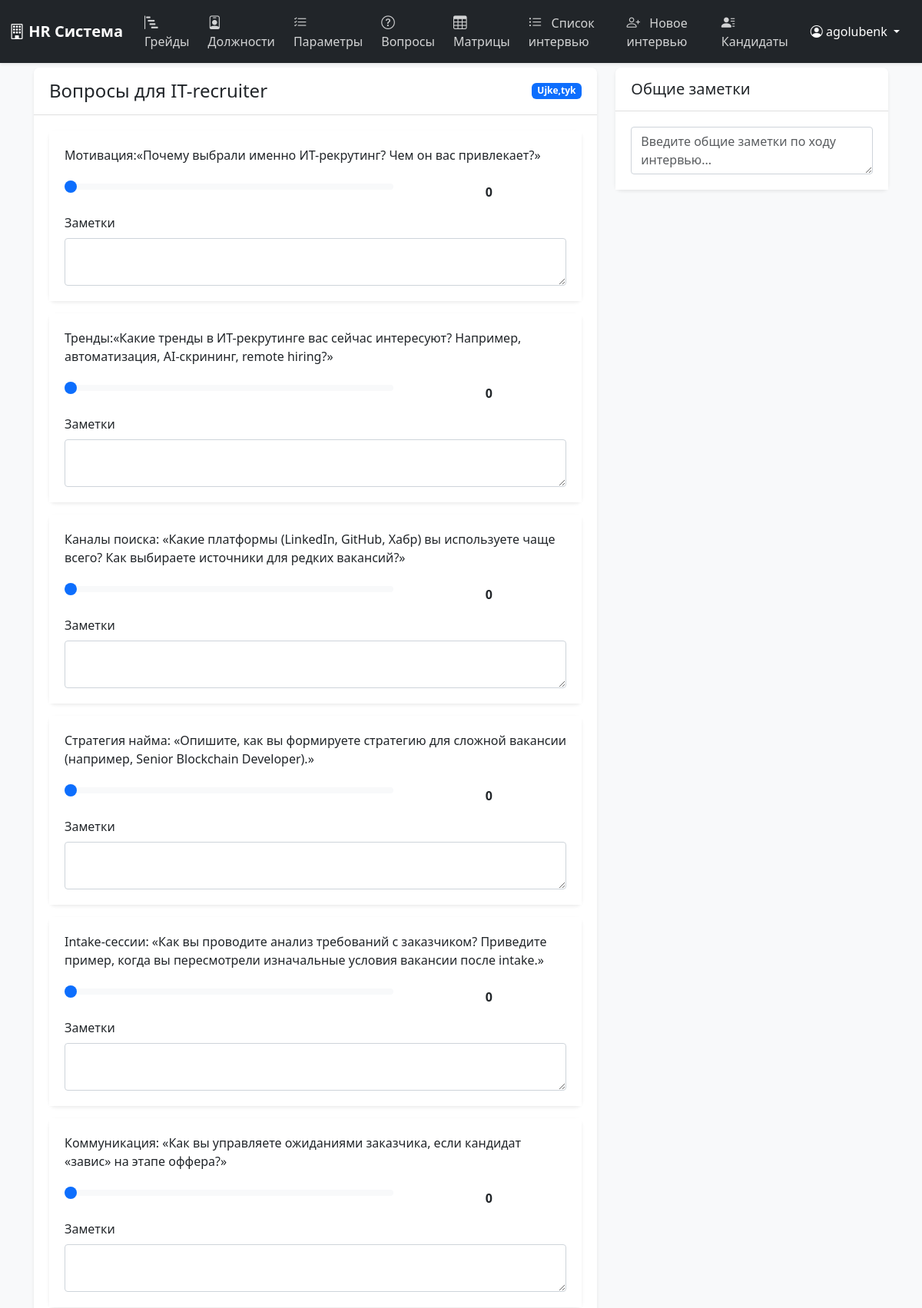
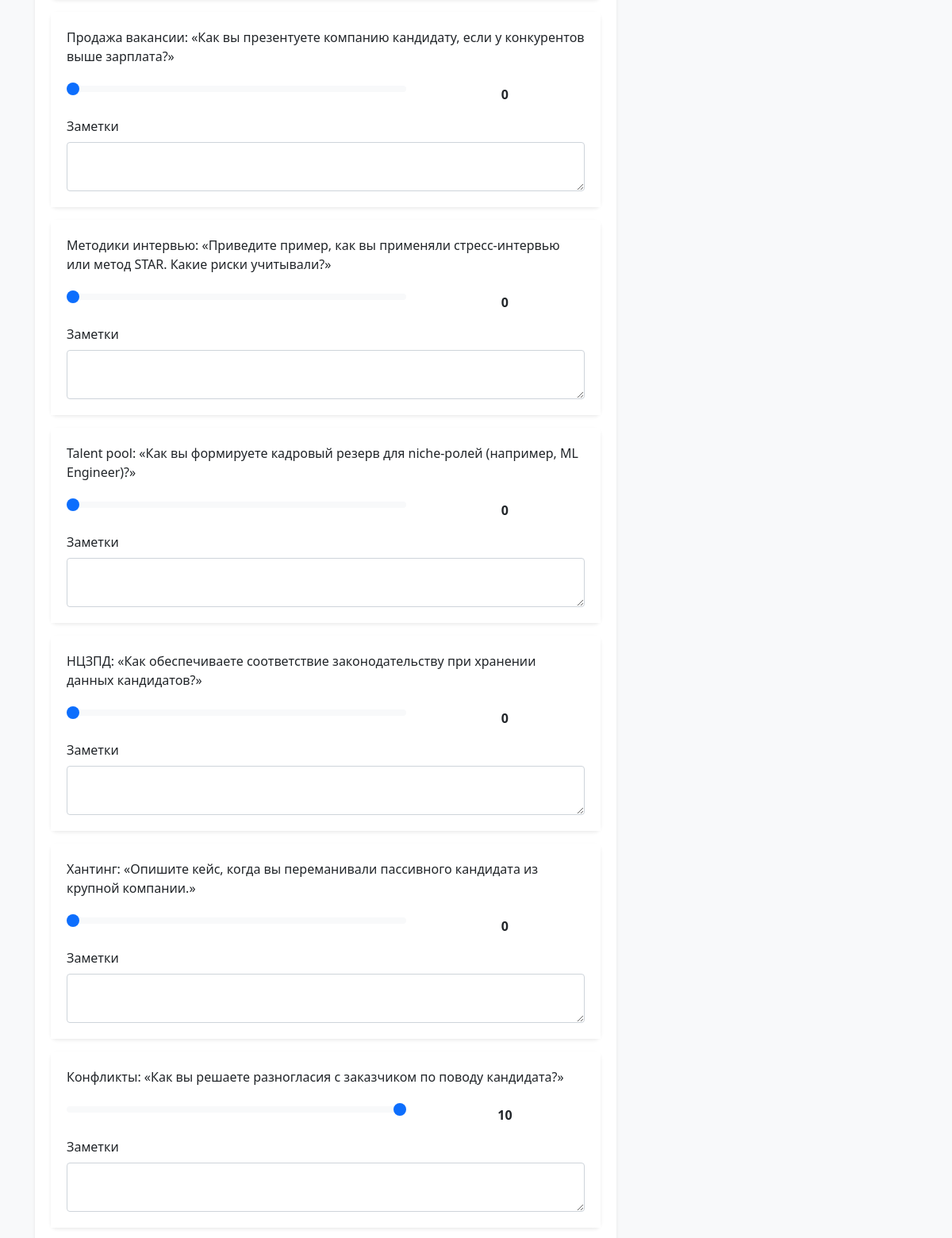
The page /interview/9/conduct/ (signed in, upper part) on the database its author committed (2 pictures, top to bottom).
### positions/models.py (models this page shows, shortened)
class Interview(models.Model):
    position = models.ForeignKey(Position, on_delete=models.CASCADE, verbose_name="Специализация")
    candidate_name = models.CharField(max_length=255, verbose_name="ФИО кандидата")
    expected_grade = models.ForeignKey(Grade, on_delete=models.SET_NULL, null=True, related_name='expected_interviews', verbose_name="Ожидаемый грейд")
    expected_salary = models.DecimalField(max_digits=10, decimal_places=2, verbose_name="Ожидаемая ЗП")
    current_grade = models.ForeignKey(Grade, on_delete=models.SET_NULL, null=True, blank=True, related_name='current_interviews', verbose_name="Текущий грейд")
    general_notes = models.TextField(blank=True, verbose_name="Общие заметки")
    created_at = models.DateTimeField(auto_now_add=True, verbose_name="Дата создания")
    updated_at = models.DateTimeField(auto_now=True, verbose_name="Дата обновления")
    class Meta:
        verbose_name = "Интервью"
        verbose_name_plural = "Интервью"
        ordering = ['-created_at']

class Position(models.Model):
    name = models.CharField(max_length=100, unique=True, verbose_name='Название специализации')
    is_active = models.BooleanField(default=True, verbose_name='Активна')
    class Meta:
        verbose_name = 'Специализация'
        verbose_name_plural = 'Специализации'
        ordering = ['name']

class InterviewQuestion(models.Model):
    QUESTION_TYPES = [
        ('question', 'Вопрос'),
        ('test', 'Тестовое'),
    ]
    TEST_TYPES = [
        ('single_choice', 'Один ответ'),
        ('multiple_choice', 'Множественный ответ'),
        ('open_ended', 'Открытый вопрос'),
        ('drag_drop', 'Карточки (drag&drop)'),
    ]
    text = models.TextField(verbose_name='Текст вопроса')
    position = models.ForeignKey(Position, on_delete=models.CASCADE, verbose_name='Специализация')
    question_type = models.CharField(
        max_length=20,
        choices=QUESTION_TYPES,
        verbose_name='Тип вопроса',
        default='question'
    )
    test_type = models.CharField(
        max_length=20,
        choices=TEST_TYPES,
        verbose_name='Тип тестового',
        null=True,
        blank=True
    )
    order = models.IntegerField(verbose_name='Порядок', default=0)
    is_active = models.BooleanField(verbose_name='Активен', default=True)
    created_at = models.DateTimeField(verbose_name='Дата создания', auto_now_add=True)
    updated_at = models.DateTimeField(verbose_name='Дата обновления', auto_now=True)
    class Meta:
        verbose_name = 'Вопрос интервью'
        verbose_name_plural = 'Вопросы интервью'
        ordering = ['position__name', 'order']
        unique_together = ['text', 'position']

class InterviewAnswer(models.Model):
    interview = models.ForeignKey(Interview, on_delete=models.CASCADE, related_name='answers', verbose_name="Интервью")
    question = models.ForeignKey(InterviewQuestion, on_delete=models.CASCADE, verbose_name="Вопрос")
    score = models.IntegerField(validators=[MinValueValidator(0), MaxValueValidator(10)], verbose_name="Балл")
    notes = models.TextField(blank=True, verbose_name="Заметки")
    class Meta:
        verbose_name = "Ответ на вопрос"
        verbose_name_plural = "Ответы на вопросы"
        unique_together = ['interview', 'question']

### positions/views.py (the view, shortened to what this page needs)
# urls.py: path('interview/<int:pk>/conduct/', views.InterviewConductView.as_view(), name='interview_conduct'),
class InterviewConductView(LoginRequiredMixin, UpdateView):
    model = Interview
    template_name = 'positions/interview_conduct.html'
    fields = []
    def get_context_data(self, **kwargs):
        context = super().get_context_data(**kwargs)
        interview = self.get_object()
        questions = InterviewQuestion.objects.filter(position=interview.position)
        question_answers = []
        for question in questions:
            answer, created = InterviewAnswer.objects.get_or_create(
                interview=interview,
                question=question,
                defaults={'score': 0}
            )
            question_answers.append({
                'question': question,
                'answer': answer
            })
        context['question_answers'] = question_answers
        return context

### templates/positions/interview_conduct.html (shortened to what this page needs)
{% extends 'positions/base.html' %}
{% block content %}
<div class="container-fluid">
    <div class="row">
        <div class="col-md-8">
            <div class="card">
                <div class="card-header d-flex justify-content-between align-items-center">
                    <h4 class="mb-0">Вопросы для {{ object.position.name }}</h4>
                    <span class="badge bg-primary">{{ object.candidate_name }}</span>
                </div>
                <div class="card-body">
                    <form method="post" id="interviewForm">
                        {% for item in question_answers %}
                        <div class="card question-card">
                            <div class="card-body">
                                <div class="question-text">{{ item.question.text }}</div>
                                <div class="row align-items-center">
                                    <div class="col-md-8">
                                        <input type="range"
                                               class="form-range score-slider"
                                               name="score_{{ item.question.id }}"
                                               id="score_{{ item.question.id }}"
                                               min="0"
                                               max="10"
                                               step="1"
                                               value="{{ item.answer.score }}"
                                               oninput="updateScore(this)">
                                    </div>
                                    <div class="col-md-4">
                                        <div class="score-value" id="score_value_{{ item.question.id }}">{{ item.answer.score }}</div>
                                    </div>
                                </div>
                                <div class="mt-3">
                                    <label for="notes_{{ item.question.id }}" class="form-label">Заметки</label>
                                    <textarea class="form-control"
                                              name="notes_{{ item.question.id }}"
                                              id="notes_{{ item.question.id }}"
                                              rows="2">{{ item.answer.notes }}</textarea>
                                </div>
                            </div>
                        </div>
                        {% endfor %}
                    </form>
                </div>
            </div>
        </div>
        <div class="col-md-4">
            <div class="card sticky-notes">
                <div class="card-header">
                    <h5 class="mb-0">Общие заметки</h5>
                </div>
                <div class="card-body">
                    <textarea class="form-control notes-area"
                              name="general_notes"
                              id="general_notes"
                              placeholder="Введите общие заметки по ходу интервью...">{{ object.general_notes }}</textarea>
                </div>
            </div>
        </div>
    </div>
</div>
{% endblock %}

### templates/positions/base.html (shortened to what this page needs)
<!DOCTYPE html>
<html lang="ru">
<head>
    <link href="https://cdn.jsdelivr.net/npm/bootstrap@5.3.0/dist/css/bootstrap.min.css" rel="stylesheet">
    <link href="https://cdn.jsdelivr.net/npm/bootstrap-icons@1.10.0/font/bootstrap-icons.css" rel="stylesheet">
    <link rel="stylesheet" href="https://cdn.jsdelivr.net/npm/bootstrap-icons@1.11.3/font/bootstrap-icons.css">
</head>
<body>
    <nav class="navbar navbar-expand-lg navbar-dark fixed-top">
        <div class="container-fluid">
            <a class="navbar-brand" href="#">
                <i class="bi bi-building"></i> HR Система
            </a>
            <div class="collapse navbar-collapse" id="navbarNav">
                <ul class="navbar-nav me-auto">
                    <li class="nav-item">
                        <a class="nav-link {% if request.resolver_match.url_name == 'grades' %}active{% endif %}"
                           href="{% url 'positions:grades' %}">
                            <i class="bi bi-bar-chart-steps"></i> Грейды
                        </a>
                    </li>
                    <li class="nav-item">
                        <a class="nav-link {% if request.resolver_match.url_name == 'positions' %}active{% endif %}"
                           href="{% url 'positions:positions' %}">
                            <i class="bi bi-person-badge"></i> Должности
                        </a>
                    </li>
                    <li class="nav-item">
                        <a class="nav-link {% if request.resolver_match.url_name == 'parameters' %}active{% endif %}"
                           href="{% url 'positions:parameters' %}">
                            <i class="bi bi-list-check"></i> Параметры
                        </a>
                    </li>
                    <li class="nav-item">
                        <a class="nav-link {% if request.resolver_match.url_name == 'questions' %}active{% endif %}"
                           href="{% url 'positions:questions' %}">
                            <i class="bi bi-question-circle"></i> Вопросы
                        </a>
                    </li>
                    <li class="nav-item">
                        <a class="nav-link {% if request.resolver_match.url_name == 'score_matrices' %}active{% endif %}"
                           href="{% url 'positions:score_matrices' %}">
                            <i class="bi bi-table"></i> Матрицы
                        </a>
                    </li>
                    <li class="nav-item">
                        <a class="nav-link {% if request.resolver_match.url_name == 'interview_list' %}active{% endif %}"
                           href="{% url 'positions:interview_list' %}">
                            <i class="bi bi-list-ul"></i> Список интервью
                        </a>
                    </li>
                    <li class="nav-item">
                        <a class="nav-link {% if request.resolver_match.url_name == 'interview_create' %}active{% endif %}"
                           href="{% url 'positions:interview_create' %}">
                            <i class="bi bi-person-plus"></i> Новое интервью
                        </a>
                    </li>
                    <li class="nav-item">
                        <a class="nav-link {% if request.resolver_match.url_name == 'candidate_list' %}active{% endif %}" href="{% url 'positions:candidate_list' %}">
                            <i class="bi bi-person-lines-fill"></i> Кандидаты
                        </a>
                    </li>
                </ul>
                {% if user.is_authenticated %}
                <div class="user-dropdown">
                    <button class="btn btn-link dropdown-toggle" type="button" data-bs-toggle="dropdown">
                        <i class="bi bi-person-circle"></i> {{ user.username }}
                    </button>
                </div>
                {% endif %}
            </div>
        </div>
    </nav>
    <main class="main-content">
        {% block content %}{% endblock %}
    </main>
</body>
</html>

### templates/positions/base.html (style rules this page uses)
body { min-height: 100vh; background-color: #f8f9fa; padding-top: 56px; color: #212529; }
.navbar { background-color: #212529; box-shadow: 0 2px 4px rgba(0,0,0,.08); }
.navbar-brand { font-weight: 600; color: #fff; font-size: 1.25rem; }
.nav-link { color: #fff; opacity: 0.8; transition: all 0.3s; padding: 0.5rem 1rem; border-radius: 0.25rem; margin: 0 0.25rem; }
.nav-link i { margin-right: 0.5rem; font-size: 1.1rem; }
.main-content { padding: 2rem; }
.card { border: none; box-shadow: 0 2px 4px rgba(0,0,0,.08); border-radius: 0.5rem; background-color: #fff; }
.card-header { border-radius: 0.5rem 0.5rem 0 0 !important; padding: 1rem 1.25rem; background-color: #fff; border-bottom: 1px solid rgba(0,0,0,.125); }
.card-body { padding: 1.25rem; background-color: #fff; }
.user-dropdown .btn-link { color: #fff; text-decoration: none; padding: 0.5rem 1rem; border-radius: 0.25rem; transition: all 0.3s; }
.btn { border-radius: 0.25rem; padding: 0.375rem 0.75rem; font-weight: 500; transition: all 0.3s; }
.form-control { border-radius: 0.25rem; border: 1px solid #ced4da; padding: 0.375rem 0.75rem; transition: all 0.3s; color: #212529; }

### templates/positions/interview_conduct.html (style rules this page uses)
.question-card { margin-bottom: 1rem; }
.question-text { font-weight: 500; margin-bottom: 1rem; }
.score-slider { width: 100%; }
.score-value { font-weight: 600; text-align: center; margin-top: 0.5rem; }
.notes-area { height: 100%; min-height: 300px; }
.sticky-notes { position: sticky; top: 1rem; }

### rows shown on the page
Interview: position.name "IT-recruiter", candidate_name "Ujke,tyk"
InterviewQuestion: question.text "Мотивация:«Почему выбрали именно ИТ-рекрутинг? Чем он вас привлекает?»", question.id "0", answer.score "0"
InterviewQuestion: question.text "Тренды:«Какие тренды в ИТ-рекрутинге вас сейчас интересуют? Например, автоматизация, AI-скрининг, remote hiring?»", question.id "0", answer.score "0"
InterviewQuestion: question.text "Каналы поиска: «Какие платформы (LinkedIn, GitHub, Хабр) вы используете чаще всего? Как выбираете источники для редких вакансий?»", question.id "0", answer.score "0"
InterviewQuestion: question.text "Стратегия найма: «Опишите, как вы формируете стратегию для сложной вакансии (например, Senior Blockchain Developer).»", question.id "0", answer.score "0"
InterviewQuestion: question.text "Intake-сессии: «Как вы проводите анализ требований с заказчиком? Приведите пример, когда вы пересмотрели изначальные условия вакансии после intake.»", question.id "0", answer.score "0"
InterviewQuestion: question.text "Коммуникация: «Как вы управляете ожиданиями заказчика, если кандидат «завис» на этапе оффера?»", question.id "0", answer.score "0"
InterviewQuestion: question.text "Продажа вакансии: «Как вы презентуете компанию кандидату, если у конкурентов выше зарплата?»", question.id "0", answer.score "0"
InterviewQuestion: question.text "Методики интервью: «Приведите пример, как вы применяли стресс-интервью или метод STAR. Какие риски учитывали?»", question.id "0", answer.score "0"
InterviewQuestion: question.text "Talent pool: «Как вы формируете кадровый резерв для niche-ролей (например, ML Engineer)?»", question.id "0", answer.score "0"
InterviewQuestion: question.text "НЦЗПД: «Как обеспечиваете соответствие законодательству при хранении данных кандидатов?»", question.id "0", answer.score "0"
InterviewQuestion: question.text "Хантинг: «Опишите кейс, когда вы переманивали пассивного кандидата из крупной компании.»", question.id "0", answer.score "0"
InterviewQuestion: question.text "Конфликты: «Как вы решаете разногласия с заказчиком по поводу кандидата?»", question.id "10", answer.score "10"

### other values the page prints
{{ user.username }} "agolubenk"
